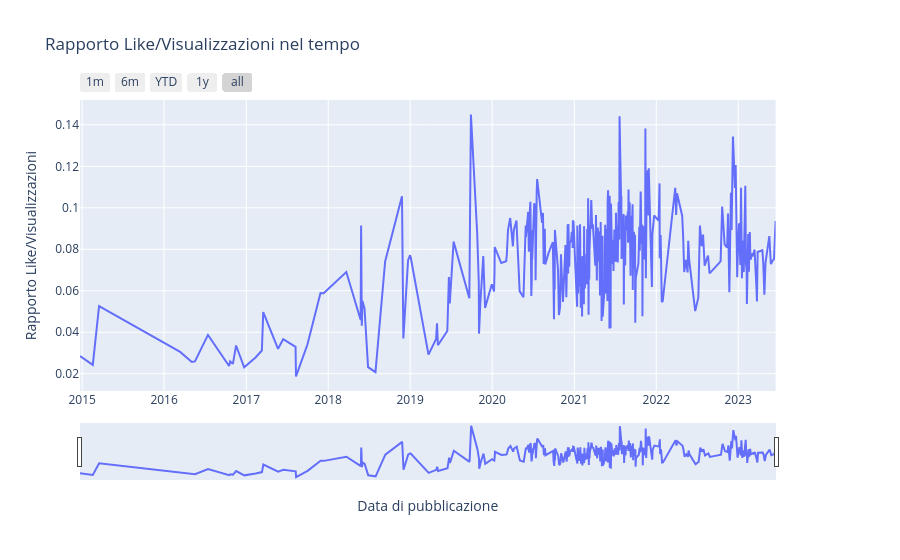

Source (notebook cell):
### Code cell
# Ordina il DataFrame per la data di pubblicazione
video_data_sorted = video_data.sort_values(by='Data_di_pubblicazione')

# Creazione del grafico temporale interattivo con Plotly
fig = make_subplots(specs=[[{"secondary_y": True}]])
fig.add_trace(go.Scatter(x=video_data_sorted['Data_di_pubblicazione'], y=video_data_sorted['Rapporto_Like_Visualizzazioni'], 
                         mode='lines', name='Rapporto Like/Visualizzazioni'), secondary_y=False)

# Aggiunta di bottoni per il controllo dell'intervallo di visualizzazione
fig.update_layout(title_text='Rapporto Like/Visualizzazioni nel tempo', xaxis_title='Data di pubblicazione', yaxis_title='Rapporto Like/Visualizzazioni')

# Aggiunta di slider per il controllo del range di visualizzazione
fig.update_layout(
    xaxis=dict(
        rangeselector=dict(
            buttons=list([
                dict(count=1, label="1m", step="month", stepmode="backward"),
                dict(count=6, label="6m", step="month", stepmode="backward"),
                dict(count=1, label="YTD", step="year", stepmode="todate"),
                dict(count=1, label="1y", step="year", stepmode="backward"),
                dict(step="all")
            ])
        ),
        rangeslider=dict(visible=True),
        type="date"
    )
)

# Mostra il grafico
fig.show()

### Figure 1 — Plotly figure (JSON) as saved in the notebook; plotly's stock layout.template omitted (floating-point values rounded to 4 significant figures; data arrays with more than 128 entries replaced by an {"elided": "..."} marker saying what was removed)
{"data": [{"mode": "lines", "name": "Rapporto Like/Visualizzazioni", "type": "scatter", "x": {"elided": "378 str values"}, "xaxis": "x", "y": {"elided": "378 float values"}, "yaxis": "y"}], "layout": {"title": {"text": "Rapporto Like/Visualizzazioni nel tempo"}, "xaxis": {"anchor": "y", "domain": [0, 0.94], "rangeselector": {"buttons": [{"count": 1, "label": "1m", "step": "month", "stepmode": "backward"}, {"count": 6, "label": "6m", "step": "month", "stepmode": "backward"}, {"count": 1, "label": "YTD", "step": "year", "stepmode": "todate"}, {"count": 1, "label": "1y", "step": "year", "stepmode": "backward"}, {"step": "all"}]}, "rangeslider": {"visible": true}, "title": {"text": "Data di pubblicazione"}, "type": "date"}, "yaxis": {"anchor": "x", "domain": [0, 1], "title": {"text": "Rapporto Like/Visualizzazioni"}}, "yaxis2": {"anchor": "x", "overlaying": "y", "side": "right"}}}
